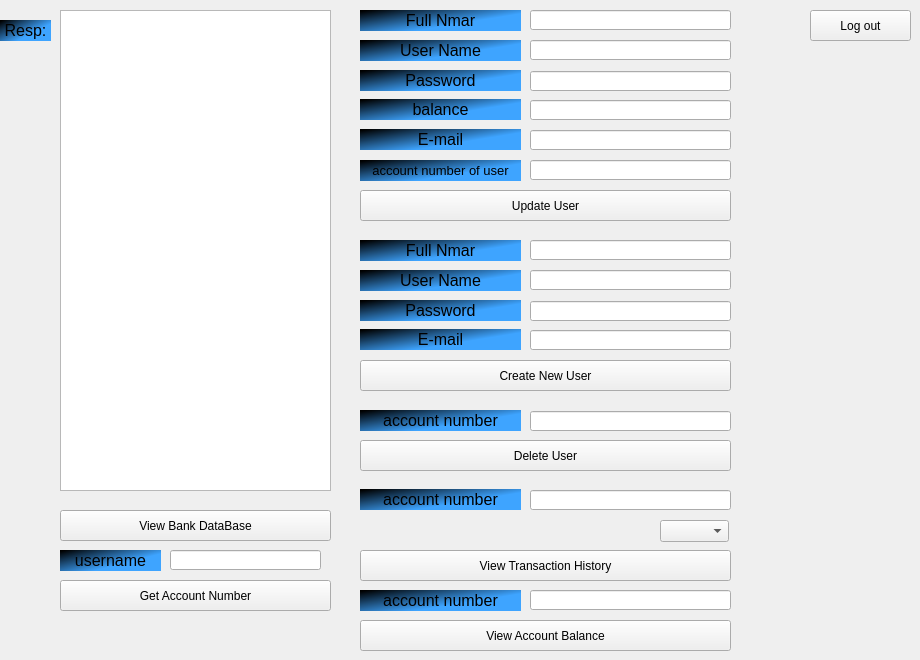
    <widget class="QWidget" name="admin">
     <attribute name="title">
      <string>admin</string>
     </attribute>
     <widget class="QPushButton" name="PBLogOutAdmin">
      <property name="geometry">
       <rect>
        <x>810</x>
        <y>10</y>
        <width>101</width>
        <height>31</height>
       </rect>
      </property>
      <property name="styleSheet">
       <string notr="true">font: 14pt &quot;Segoe UI&quot;;</string>
      </property>
      <property name="text">
       <string>Log out</string>
      </property>
     </widget>
     <widget class="QListWidget" name="LWAdmin">
      <property name="geometry">
       <rect>
        <x>60</x>
        <y>10</y>
        <width>271</width>
        <height>481</height>
       </rect>
      </property>
     </widget>
     <widget class="QPushButton" name="PBGetAccountNumberadmin">
      <property name="geometry">
       <rect>
        <x>60</x>
        <y>580</y>
        <width>271</width>
        <height>31</height>
       </rect>
      </property>
      <property name="styleSheet">
       <string notr="true">font: 14pt &quot;Segoe UI&quot;;</string>
      </property>
      <property name="text">
       <string>Get Account Number</string>
      </property>
     </widget>
     <widget class="QLabel" name="label_10">
      <property name="geometry">
       <rect>
        <x>360</x>
        <y>590</y>
        <width>161</width>
        <height>21</height>
       </rect>
      </property>
      <property name="styleSheet">
       <string notr="true">font: 16pt &quot;Segoe UI&quot;;
color: rgb(0, 0, 0);
background-color: qlineargradient(spread:pad, x1:0, y1:0.0681818, x2:0.744318, y2:0.665, stop:0 rgba(0, 0, 0, 255), stop:0.886364 rgba(62, 164, 255, 255));</string>
      </property>
      <property name="text">
       <string>&lt;html&gt;&lt;head/&gt;&lt;body&gt;&lt;p align=&quot;center&quot;&gt;&lt;span style=&quot; font-size:12pt;&quot;&gt;account number&lt;/span&gt;&lt;/p&gt;&lt;/body&gt;&lt;/html&gt;</string>
      </property>
     </widget>
     <widget class="QLineEdit" name="LEViewAccountBalanceAdmin">
      <property name="geometry">
       <rect>
        <x>530</x>
        <y>590</y>
        <width>201</width>
        <height>20</height>
       </rect>
      </property>
     </widget>
     <widget class="QPushButton" name="PBViewAccountBalanceAdmin">
      <property name="geometry">
       <rect>
        <x>360</x>
        <y>620</y>
        <width>371</width>
        <height>31</height>
       </rect>
      </property>
      <property name="styleSheet">
       <string notr="true">font: 14pt &quot;Segoe UI&quot;;</string>
      </property>
      <property name="text">
       <string>View Account Balance</string>
      </property>
     </widget>
     <widget class="QLineEdit" name="LEGetAccountNumberadmin">
      <property name="geometry">
       <rect>
        <x>170</x>
        <y>550</y>
        <width>151</width>
        <height>20</height>
       </rect>
      </property>
     </widget>
     <widget class="QLabel" name="label_11">
      <property name="geometry">
       <rect>
        <x>60</x>
        <y>550</y>
        <width>101</width>
        <height>21</height>
       </rect>
      </property>
      <property name="styleSheet">
       <string notr="true">font: 16pt &quot;Segoe UI&quot;;
color: rgb(0, 0, 0);
background-color: qlineargradient(spread:pad, x1:0, y1:0.0681818, x2:0.744318, y2:0.665, stop:0 rgba(0, 0, 0, 255), stop:0.886364 rgba(62, 164, 255, 255));</string>
      </property>
      <property name="text">
       <string>&lt;html&gt;&lt;head/&gt;&lt;body&gt;&lt;p align=&quot;center&quot;&gt;&lt;span style=&quot; font-size:12pt;&quot;&gt;username&lt;/span&gt;&lt;/p&gt;&lt;/body&gt;&lt;/html&gt;</string>
      </property>
     </widget>
     <widget class="QPushButton" name="PBViewTransactionHistoryAdmin">
      <property name="geometry">
       <rect>
        <x>360</x>
        <y>550</y>
        <width>371</width>
        <height>31</height>
       </rect>
      </property>
      <property name="styleSheet">
       <string notr="true">font: 14pt &quot;Segoe UI&quot;;</string>
      </property>
      <property name="text">
       <string>View Transaction History</string>
      </property>
     </widget>
     <widget class="QLabel" name="label_12">
      <property name="geometry">
       <rect>
        <x>360</x>
        <y>489</y>
        <width>161</width>
        <height>21</height>
       </rect>
      </property>
      <property name="styleSheet">
       <string notr="true">font: 16pt &quot;Segoe UI&quot;;
color: rgb(0, 0, 0);
background-color: qlineargradient(spread:pad, x1:0, y1:0.0681818, x2:0.744318, y2:0.665, stop:0 rgba(0, 0, 0, 255), stop:0.886364 rgba(62, 164, 255, 255));</string>
      </property>
      <property name="text">
       <string>&lt;html&gt;&lt;head/&gt;&lt;body&gt;&lt;p align=&quot;center&quot;&gt;&lt;span style=&quot; font-size:12pt;&quot;&gt;account number&lt;/span&gt;&lt;/p&gt;&lt;/body&gt;&lt;/html&gt;</string>
      </property>
     </widget>
     <widget class="QLineEdit" name="LEViewTransactionHistoryAdmin">
      <property name="geometry">
       <rect>
        <x>530</x>
        <y>490</y>
        <width>201</width>
        <height>20</height>
       </rect>
      </property>
     </widget>
     <widget class="QPushButton" name="PBLogOutAdmin_14">
      <property name="geometry">
       <rect>
        <x>60</x>
        <y>510</y>
        <width>271</width>
        <height>31</height>
       </rect>
      </property>
      <property name="styleSheet">
       <string notr="true">font: 14pt &quot;Segoe UI&quot;;</string>
      </property>
      <property name="text">
       <string>View Bank DataBase</string>
      </property>
     </widget>
     <widget class="QPushButton" name="PBDeleteUserAdmin">
      <property name="geometry">
       <rect>
        <x>360</x>
        <y>440</y>
        <width>371</width>
        <height>31</height>
       </rect>
      </property>
      <property name="styleSheet">
       <string notr="true">font: 14pt &quot;Segoe UI&quot;;</string>
      </property>
      <property name="text">
       <string>Delete User</string>
      </property>
     </widget>
     <widget class="QLabel" name="label_13">
      <property name="geometry">
       <rect>
        <x>360</x>
        <y>410</y>
        <width>161</width>
        <height>21</height>
       </rect>
      </property>
      <property name="styleSheet">
       <string notr="true">font: 16pt &quot;Segoe UI&quot;;
color: rgb(0, 0, 0);
background-color: qlineargradient(spread:pad, x1:0, y1:0.0681818, x2:0.744318, y2:0.665, stop:0 rgba(0, 0, 0, 255), stop:0.886364 rgba(62, 164, 255, 255));</string>
      </property>
      <property name="text">
       <string>&lt;html&gt;&lt;head/&gt;&lt;body&gt;&lt;p align=&quot;center&quot;&gt;&lt;span style=&quot; font-size:12pt;&quot;&gt;account number&lt;/span&gt;&lt;/p&gt;&lt;/body&gt;&lt;/html&gt;</string>
      </property>
     </widget>
     <widget class="QLineEdit" name="LEDeleteUserAdmin">
      <property name="geometry">
       <rect>
        <x>530</x>
        <y>411</y>
        <width>201</width>
        <height>20</height>
       </rect>
      </property>
     </widget>
     <widget class="QLineEdit" name="LECreateNewUserPassword">
      <property name="geometry">
       <rect>
        <x>530</x>
        <y>301</y>
        <width>201</width>
        <height>20</height>
       </rect>
      </property>
     </widget>
     <widget class="QLabel" name="label_14">
      <property name="geometry">
       <rect>
        <x>360</x>
        <y>300</y>
        <width>161</width>
        <height>21</height>
       </rect>
      </property>
      <property name="styleSheet">
       <string notr="true">font: 16pt &quot;Segoe UI&quot;;
color: rgb(0, 0, 0);
background-color: qlineargradient(spread:pad, x1:0, y1:0.0681818, x2:0.744318, y2:0.665, stop:0 rgba(0, 0, 0, 255), stop:0.886364 rgba(62, 164, 255, 255));</string>
      </property>
      <property name="text">
       <string>&lt;html&gt;&lt;head/&gt;&lt;body&gt;&lt;p align=&quot;center&quot;&gt;&lt;span style=&quot; font-size:12pt;&quot;&gt;Password&lt;/span&gt;&lt;/p&gt;&lt;/body&gt;&lt;/html&gt;</string>
      </property>
     </widget>
     <widget class="QPushButton" name="PBCreateNewUser">
      <property name="geometry">
       <rect>
        <x>360</x>
        <y>360</y>
        <width>371</width>
        <height>31</height>
       </rect>
      </property>
      <property name="styleSheet">
       <string notr="true">font: 14pt &quot;Segoe UI&quot;;</string>
      </property>
      <property name="text">
       <string>Create New User</string>
      </property>
     </widget>
     <widget class="QLabel" name="label_15">
      <property name="geometry">
       <rect>
        <x>360</x>
        <y>240</y>
        <width>161</width>
        <height>21</height>
       </rect>
      </property>
      <property name="styleSheet">
       <string notr="true">font: 16pt &quot;Segoe UI&quot;;
color: rgb(0, 0, 0);
background-color: qlineargradient(spread:pad, x1:0, y1:0.0681818, x2:0.744318, y2:0.665, stop:0 rgba(0, 0, 0, 255), stop:0.886364 rgba(62, 164, 255, 255));</string>
      </property>
      <property name="text">
       <string>&lt;html&gt;&lt;head/&gt;&lt;body&gt;&lt;p align=&quot;center&quot;&gt;&lt;span style=&quot; font-size:12pt;&quot;&gt;Full Nmar&lt;/span&gt;&lt;/p&gt;&lt;/body&gt;&lt;/html&gt;</string>
      </property>
     </widget>
     <widget class="QLineEdit" name="LEPBCreateNewUserName">
      <property name="geometry">
       <rect>
        <x>530</x>
        <y>240</y>
        <width>201</width>
        <height>20</height>
       </rect>
      </property>
     </widget>
     <widget class="QLabel" name="label_17">
      <property name="geometry">
       <rect>
        <x>360</x>
        <y>270</y>
        <width>161</width>
        <height>21</height>
       </rect>
      </property>
      <property name="styleSheet">
       <string notr="true">font: 16pt &quot;Segoe UI&quot;;
color: rgb(0, 0, 0);
background-color: qlineargradient(spread:pad, x1:0, y1:0.0681818, x2:0.744318, y2:0.665, stop:0 rgba(0, 0, 0, 255), stop:0.886364 rgba(62, 164, 255, 255));</string>
      </property>
      <property name="text">
       <string>&lt;html&gt;&lt;head/&gt;&lt;body&gt;&lt;p align=&quot;center&quot;&gt;&lt;span style=&quot; font-size:12pt;&quot;&gt;User Name&lt;/span&gt;&lt;/p&gt;&lt;/body&gt;&lt;/html&gt;</string>
      </property>
     </widget>
     <widget class="QLineEdit" name="LECreateNewUserLogName">
      <property name="geometry">
       <rect>
        <x>530</x>
        <y>270</y>
        <width>201</width>
        <height>20</height>
       </rect>
      </property>
     </widget>
     <widget class="QLabel" name="label_18">
      <property name="geometry">
       <rect>
        <x>0</x>
        <y>20</y>
        <width>51</width>
        <height>21</height>
       </rect>
      </property>
      <property name="styleSheet">
       <string notr="true">font: 16pt &quot;Segoe UI&quot;;
color: rgb(0, 0, 0);
background-color: qlineargradient(spread:pad, x1:0, y1:0.0681818, x2:0.744318, y2:0.665, stop:0 rgba(0, 0, 0, 255), stop:0.886364 rgba(62, 164, 255, 255));</string>
      </property>
      <property name="text">
       <string>&lt;html&gt;&lt;head/&gt;&lt;body&gt;&lt;p align=&quot;center&quot;&gt;&lt;span style=&quot; font-size:12pt;&quot;&gt;Resp:&lt;/span&gt;&lt;/p&gt;&lt;/body&gt;&lt;/html&gt;</string>
      </property>
     </widget>
     <widget class="QLabel" name="label_19">
      <property name="geometry">
       <rect>
        <x>360</x>
        <y>70</y>
        <width>161</width>
        <height>21</height>
       </rect>
      </property>
      <property name="styleSheet">
       <string notr="true">font: 16pt &quot;Segoe UI&quot;;
color: rgb(0, 0, 0);
background-color: qlineargradient(spread:pad, x1:0, y1:0.0681818, x2:0.744318, y2:0.665, stop:0 rgba(0, 0, 0, 255), stop:0.886364 rgba(62, 164, 255, 255));</string>
      </property>
      <property name="text">
       <string>&lt;html&gt;&lt;head/&gt;&lt;body&gt;&lt;p align=&quot;center&quot;&gt;&lt;span style=&quot; font-size:12pt;&quot;&gt;Password&lt;/span&gt;&lt;/p&gt;&lt;/body&gt;&lt;/html&gt;</string>
      </property>
     </widget>
     <widget class="QLineEdit" name="LEPBUpdateNewUser">
      <property name="geometry">
       <rect>
        <x>530</x>
        <y>40</y>
        <width>201</width>
        <height>20</height>
       </rect>
      </property>
     </widget>
     <widget class="QLineEdit" name="LEUpdateNewUserPassword">
      <property name="geometry">
       <rect>
        <x>530</x>
        <y>71</y>
        <width>201</width>
        <height>20</height>
       </rect>
      </property>
     </widget>
     <widget class="QPushButton" name="PBUpdateNewUser">
      <property name="geometry">
       <rect>
        <x>360</x>
        <y>190</y>
        <width>371</width>
        <height>31</height>
       </rect>
      </property>
      <property name="styleSheet">
       <string notr="true">font: 14pt &quot;Segoe UI&quot;;</string>
      </property>
      <property name="text">
       <string>Update User</string>
      </property>
     </widget>
     <widget class="QLabel" name="label_20">
      <property name="geometry">
       <rect>
        <x>360</x>
        <y>40</y>
        <width>161</width>
        <height>21</height>
       </rect>
      </property>
      <property name="styleSheet">
       <string notr="true">font: 16pt &quot;Segoe UI&quot;;
color: rgb(0, 0, 0);
background-color: qlineargradient(spread:pad, x1:0, y1:0.0681818, x2:0.744318, y2:0.665, stop:0 rgba(0, 0, 0, 255), stop:0.886364 rgba(62, 164, 255, 255));</string>
      </property>
      <property name="text">
       <string>&lt;html&gt;&lt;head/&gt;&lt;body&gt;&lt;p align=&quot;center&quot;&gt;&lt;span style=&quot; font-size:12pt;&quot;&gt;User Name&lt;/span&gt;&lt;/p&gt;&lt;/body&gt;&lt;/html&gt;</string>
      </property>
     </widget>
     <widget class="QLineEdit" name="LEPBUpdateNewUserName">
      <property name="geometry">
       <rect>
        <x>530</x>
        <y>10</y>
        <width>201</width>
        <height>20</height>
       </rect>
      </property>
     </widget>
     <widget class="QLabel" name="label_21">
      <property name="geometry">
       <rect>
        <x>360</x>
        <y>10</y>
        <width>161</width>
        <height>21</height>
       </rect>
      </property>
      <property name="styleSheet">
       <string notr="true">font: 16pt &quot;Segoe UI&quot;;
color: rgb(0, 0, 0);
background-color: qlineargradient(spread:pad, x1:0, y1:0.0681818, x2:0.744318, y2:0.665, stop:0 rgba(0, 0, 0, 255), stop:0.886364 rgba(62, 164, 255, 255));</string>
      </property>
      <property name="text">
       <string>&lt;html&gt;&lt;head/&gt;&lt;body&gt;&lt;p align=&quot;center&quot;&gt;&lt;span style=&quot; font-size:12pt;&quot;&gt;Full Nmar&lt;/span&gt;&lt;/p&gt;&lt;/body&gt;&lt;/html&gt;</string>
      </property>
     </widget>
     <widget class="QLabel" name="label_22">
      <property name="geometry">
       <rect>
        <x>360</x>
        <y>99</y>
        <width>161</width>
        <height>21</height>
       </rect>
      </property>
      <property name="styleSheet">
       <string notr="true">font: 16pt &quot;Segoe UI&quot;;
color: rgb(0, 0, 0);
background-color: qlineargradient(spread:pad, x1:0, y1:0.0681818, x2:0.744318, y2:0.665, stop:0 rgba(0, 0, 0, 255), stop:0.886364 rgba(62, 164, 255, 255));</string>
      </property>
      <property name="text">
       <string>&lt;html&gt;&lt;head/&gt;&lt;body&gt;&lt;p align=&quot;center&quot;&gt;&lt;span style=&quot; font-size:12pt;&quot;&gt;balance&lt;/span&gt;&lt;/p&gt;&lt;/body&gt;&lt;/html&gt;</string>
      </property>
     </widget>
     <widget class="QLineEdit" name="LEUpdateNewUserBalance">
      <property name="geometry">
       <rect>
        <x>530</x>
        <y>100</y>
        <width>201</width>
        <height>20</height>
       </rect>
      </property>
     </widget>
     <widget class="QLabel" name="label_38">
      <property name="geometry">
       <rect>
        <x>360</x>
        <y>160</y>
        <width>161</width>
        <height>21</height>
       </rect>
      </property>
      <property name="styleSheet">
       <string notr="true">font: 16pt &quot;Segoe UI&quot;;
color: rgb(0, 0, 0);
background-color: qlineargradient(spread:pad, x1:0, y1:0.0681818, x2:0.744318, y2:0.665, stop:0 rgba(0, 0, 0, 255), stop:0.886364 rgba(62, 164, 255, 255));</string>
      </property>
      <property name="text">
       <string>&lt;html&gt;&lt;head/&gt;&lt;body&gt;&lt;p align=&quot;center&quot;&gt;&lt;span style=&quot; font-size:10pt;&quot;&gt;account number of user&lt;/span&gt;&lt;/p&gt;&lt;/body&gt;&lt;/html&gt;</string>
      </property>
     </widget>
     <widget class="QLineEdit" name="LEUpdateaccoutnnumber">
      <property name="geometry">
       <rect>
        <x>530</x>
        <y>160</y>
        <width>201</width>
        <height>20</height>
       </rect>
      </property>
     </widget>
     <widget class="QComboBox" name="CBCount">
      <property name="geometry">
       <rect>
        <x>660</x>
        <y>520</y>
        <width>69</width>
        <height>22</height>
       </rect>
      </property>
     </widget>
     <widget class="QLineEdit" name="LECreateNewUseremail">
      <property name="geometry">
       <rect>
        <x>530</x>
        <y>330</y>
        <width>201</width>
        <height>20</height>
       </rect>
      </property>
     </widget>
     <widget class="QLabel" name="label_23">
      <property name="geometry">
       <rect>
        <x>360</x>
        <y>329</y>
        <width>161</width>
        <height>21</height>
       </rect>
      </property>
      <property name="styleSheet">
       <string notr="true">font: 16pt &quot;Segoe UI&quot;;
color: rgb(0, 0, 0);
background-color: qlineargradient(spread:pad, x1:0, y1:0.0681818, x2:0.744318, y2:0.665, stop:0 rgba(0, 0, 0, 255), stop:0.886364 rgba(62, 164, 255, 255));</string>
      </property>
      <property name="text">
       <string>&lt;html&gt;&lt;head/&gt;&lt;body&gt;&lt;p align=&quot;center&quot;&gt;&lt;span style=&quot; font-size:12pt;&quot;&gt;E-mail&lt;/span&gt;&lt;/p&gt;&lt;/body&gt;&lt;/html&gt;</string>
      </property>
     </widget>
     <widget class="QLineEdit" name="LEUpdateemail">
      <property name="geometry">
       <rect>
        <x>530</x>
        <y>130</y>
        <width>201</width>
        <height>20</height>
       </rect>
      </property>
     </widget>
     <widget class="QLabel" name="label_24">
      <property name="geometry">
       <rect>
        <x>360</x>
        <y>129</y>
        <width>161</width>
        <height>21</height>
       </rect>
      </property>
      <property name="styleSheet">
       <string notr="true">font: 16pt &quot;Segoe UI&quot;;
color: rgb(0, 0, 0);
background-color: qlineargradient(spread:pad, x1:0, y1:0.0681818, x2:0.744318, y2:0.665, stop:0 rgba(0, 0, 0, 255), stop:0.886364 rgba(62, 164, 255, 255));</string>
      </property>
      <property name="text">
       <string>&lt;html&gt;&lt;head/&gt;&lt;body&gt;&lt;p align=&quot;center&quot;&gt;&lt;span style=&quot; font-size:12pt;&quot;&gt;E-mail&lt;/span&gt;&lt;/p&gt;&lt;/body&gt;&lt;/html&gt;</string>
      </property>
     </widget>
    </widget>
